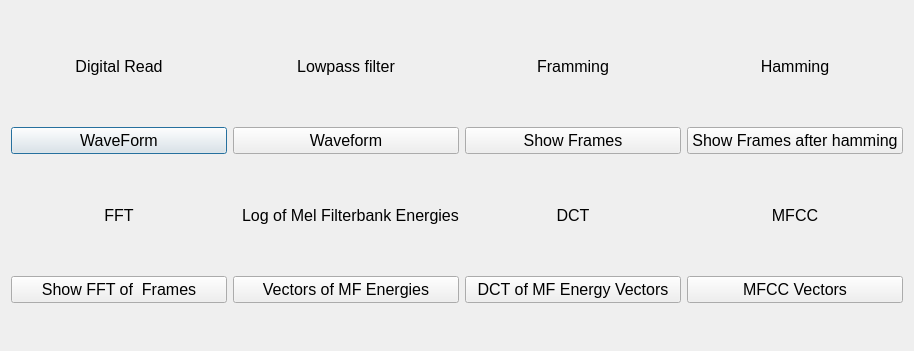
<?xml version="1.0" encoding="UTF-8"?>
<ui version="4.0">
 <class>MFCCDialog</class>
 <widget class="QDialog" name="MFCCDialog">
  <property name="geometry">
   <rect>
    <x>0</x>
    <y>0</y>
    <width>914</width>
    <height>351</height>
   </rect>
  </property>
  <property name="windowTitle">
   <string>Dialog</string>
  </property>
  <property name="layoutDirection">
   <enum>Qt::LeftToRight</enum>
  </property>
  <layout class="QHBoxLayout" name="horizontalLayout">
   <item>
    <layout class="QVBoxLayout" name="verticalLayout_2">
     <item>
      <widget class="QLabel" name="label">
       <property name="maximumSize">
        <size>
         <width>16777215</width>
         <height>40</height>
        </size>
       </property>
       <property name="font">
        <font>
         <pointsize>12</pointsize>
        </font>
       </property>
       <property name="layoutDirection">
        <enum>Qt::RightToLeft</enum>
       </property>
       <property name="text">
        <string>Digital Read</string>
       </property>
       <property name="alignment">
        <set>Qt::AlignCenter</set>
       </property>
      </widget>
     </item>
     <item>
      <widget class="QPushButton" name="WaveFormButton">
       <property name="enabled">
        <bool>true</bool>
       </property>
       <property name="font">
        <font>
         <pointsize>12</pointsize>
        </font>
       </property>
       <property name="text">
        <string>WaveForm</string>
       </property>
      </widget>
     </item>
     <item>
      <widget class="QLabel" name="label_5">
       <property name="maximumSize">
        <size>
         <width>16777215</width>
         <height>40</height>
        </size>
       </property>
       <property name="font">
        <font>
         <pointsize>12</pointsize>
        </font>
       </property>
       <property name="layoutDirection">
        <enum>Qt::RightToLeft</enum>
       </property>
       <property name="text">
        <string>FFT</string>
       </property>
       <property name="alignment">
        <set>Qt::AlignCenter</set>
       </property>
      </widget>
     </item>
     <item>
      <widget class="QPushButton" name="FFTFrames">
       <property name="enabled">
        <bool>true</bool>
       </property>
       <property name="font">
        <font>
         <pointsize>12</pointsize>
        </font>
       </property>
       <property name="text">
        <string>Show FFT of  Frames</string>
       </property>
      </widget>
     </item>
    </layout>
   </item>
   <item>
    <layout class="QVBoxLayout" name="verticalLayout_3">
     <item>
      <widget class="QLabel" name="label_2">
       <property name="maximumSize">
        <size>
         <width>16777215</width>
         <height>40</height>
        </size>
       </property>
       <property name="font">
        <font>
         <pointsize>12</pointsize>
        </font>
       </property>
       <property name="layoutDirection">
        <enum>Qt::RightToLeft</enum>
       </property>
       <property name="text">
        <string>Lowpass filter</string>
       </property>
       <property name="alignment">
        <set>Qt::AlignCenter</set>
       </property>
      </widget>
     </item>
     <item>
      <widget class="QPushButton" name="Waveformafterlowpass">
       <property name="enabled">
        <bool>true</bool>
       </property>
       <property name="font">
        <font>
         <pointsize>12</pointsize>
        </font>
       </property>
       <property name="text">
        <string>Waveform</string>
       </property>
      </widget>
     </item>
     <item>
      <widget class="QLabel" name="label_6">
       <property name="maximumSize">
        <size>
         <width>16777215</width>
         <height>40</height>
        </size>
       </property>
       <property name="font">
        <font>
         <pointsize>12</pointsize>
        </font>
       </property>
       <property name="layoutDirection">
        <enum>Qt::RightToLeft</enum>
       </property>
       <property name="text">
        <string>  Log of Mel Filterbank Energies</string>
       </property>
       <property name="alignment">
        <set>Qt::AlignCenter</set>
       </property>
      </widget>
     </item>
     <item>
      <widget class="QPushButton" name="MelFrames">
       <property name="enabled">
        <bool>true</bool>
       </property>
       <property name="font">
        <font>
         <pointsize>12</pointsize>
        </font>
       </property>
       <property name="text">
        <string>Vectors of MF Energies</string>
       </property>
      </widget>
     </item>
    </layout>
   </item>
   <item>
    <layout class="QVBoxLayout" name="verticalLayout_4">
     <item>
      <widget class="QLabel" name="label_3">
       <property name="maximumSize">
        <size>
         <width>16777215</width>
         <height>40</height>
        </size>
       </property>
       <property name="font">
        <font>
         <pointsize>12</pointsize>
        </font>
       </property>
       <property name="layoutDirection">
        <enum>Qt::RightToLeft</enum>
       </property>
       <property name="text">
        <string>Framming</string>
       </property>
       <property name="alignment">
        <set>Qt::AlignCenter</set>
       </property>
      </widget>
     </item>
     <item>
      <widget class="QPushButton" name="Frames">
       <property name="enabled">
        <bool>true</bool>
       </property>
       <property name="font">
        <font>
         <pointsize>12</pointsize>
        </font>
       </property>
       <property name="text">
        <string>Show Frames</string>
       </property>
      </widget>
     </item>
     <item>
      <widget class="QLabel" name="label_7">
       <property name="maximumSize">
        <size>
         <width>16777215</width>
         <height>40</height>
        </size>
       </property>
       <property name="font">
        <font>
         <pointsize>12</pointsize>
        </font>
       </property>
       <property name="layoutDirection">
        <enum>Qt::RightToLeft</enum>
       </property>
       <property name="text">
        <string>DCT</string>
       </property>
       <property name="alignment">
        <set>Qt::AlignCenter</set>
       </property>
      </widget>
     </item>
     <item>
      <widget class="QPushButton" name="LogMelFrames">
       <property name="enabled">
        <bool>true</bool>
       </property>
       <property name="font">
        <font>
         <pointsize>12</pointsize>
        </font>
       </property>
       <property name="text">
        <string>DCT of MF Energy Vectors</string>
       </property>
      </widget>
     </item>
    </layout>
   </item>
   <item>
    <layout class="QVBoxLayout" name="verticalLayout_5">
     <item>
      <widget class="QLabel" name="label_4">
       <property name="maximumSize">
        <size>
         <width>16777215</width>
         <height>40</height>
        </size>
       </property>
       <property name="font">
        <font>
         <pointsize>12</pointsize>
        </font>
       </property>
       <property name="layoutDirection">
        <enum>Qt::RightToLeft</enum>
       </property>
       <property name="text">
        <string>Hamming</string>
       </property>
       <property name="alignment">
        <set>Qt::AlignCenter</set>
       </property>
      </widget>
     </item>
     <item>
      <widget class="QPushButton" name="HFrames">
       <property name="enabled">
        <bool>true</bool>
       </property>
       <property name="font">
        <font>
         <pointsize>12</pointsize>
        </font>
       </property>
       <property name="text">
        <string>Show Frames after hamming</string>
       </property>
      </widget>
     </item>
     <item>
      <widget class="QLabel" name="label_8">
       <property name="maximumSize">
        <size>
         <width>16777215</width>
         <height>40</height>
        </size>
       </property>
       <property name="font">
        <font>
         <pointsize>12</pointsize>
        </font>
       </property>
       <property name="layoutDirection">
        <enum>Qt::RightToLeft</enum>
       </property>
       <property name="text">
        <string>MFCC</string>
       </property>
       <property name="alignment">
        <set>Qt::AlignCenter</set>
       </property>
      </widget>
     </item>
     <item>
      <widget class="QPushButton" name="DCTFrames">
       <property name="enabled">
        <bool>true</bool>
       </property>
       <property name="font">
        <font>
         <pointsize>12</pointsize>
        </font>
       </property>
       <property name="text">
        <string>MFCC Vectors</string>
       </property>
      </widget>
     </item>
    </layout>
   </item>
  </layout>
 </widget>
 <resources/>
 <connections/>
</ui>
